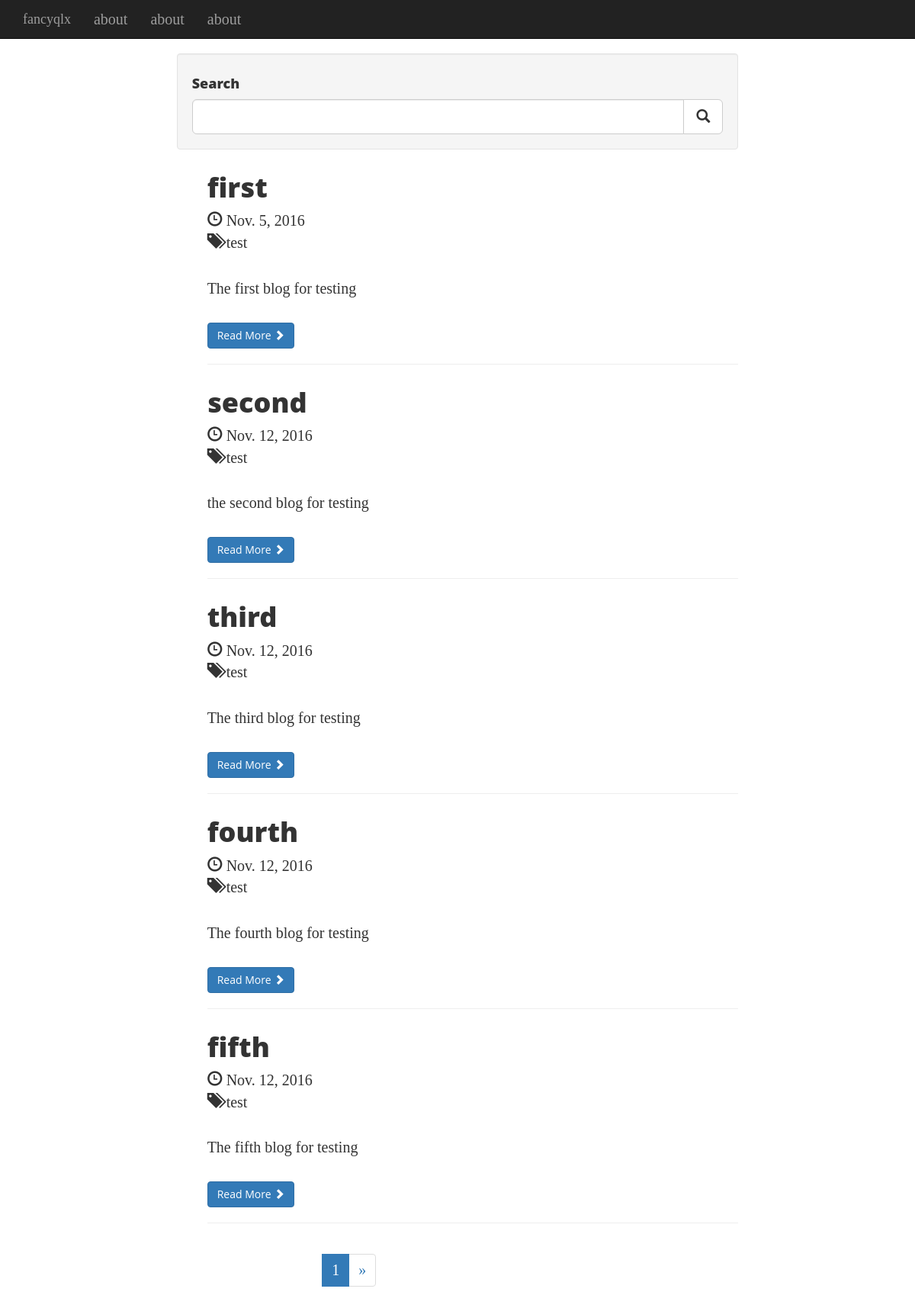
/blog/blog/category/test/, run on the app's committed database.
### blog/models.py (models this page shows, shortened)
class Blog(models.Model):
    title = models.CharField(max_length=100, unique=True)
    slug = models.SlugField(max_length=100, unique=True)
    body = models.TextField()
    posted = models.DateField(db_index=True, auto_now_add=True)
    category = models.ForeignKey(Category)
    def get_absolute_url(self):
        return reverse('blog:view_blog_post', args=(self.slug,))

class Category(models.Model):
    title = models.CharField(max_length=100, db_index=True)
    slug = models.SlugField(max_length=100, db_index=True)
    def __str__(self):
        return self.title

### blog/views.py (the view)
# urls.py: url(r'^blog/category/(?P<slug>[^\.]+)/$', views.view_category, name='view_blog_category'),
def view_category(request, slug):
    category = get_object_or_404(Category, slug=slug)
    posts_list = Blog.objects.filter(category=category)[:]
    paginator = Paginator(posts_list, 5)
    page = request.GET.get('page')
    try:
        posts = paginator.page(page)
    except PageNotAnInteger:
        posts = paginator.page(1)
    except EmptyPage:
        posts = paginator.page(paginator.num_pages)
    context = {'category': category,
               'posts': posts,
               'range': range(posts.number+1, posts.paginator.num_pages)[:5]}
    return render(request, 'blog/view_category.html', context)

### blog/templates/blog/view_category.html (shortened to what this page needs)
{% extends 'blog/base.html' %}
{% block content %}
    <div class="col-lg-10 col-lg-offset-1">
        <div class="well">
                    <h4>Search</h4>
                    <div class="input-group input-group-lg">
                        <input type="text" class="form-control">
                        <span class="input-group-btn">
                            <button class="btn btn-default" type="button">
                                <span class="glyphicon glyphicon-search"></span>
                            </button>
                        </span>
                    </div>
        </div>
        {% if posts %}
                <ul>
                {% for post in posts %}
                    <div class="post-preview">
                            <a href="{{ post.get_absolute_url }}">
                            <h2 class="post-title">{{ post.title }}</h2>
                        </a>
                        <a class="pure-button" href="#">
                        <span class="glyphicon glyphicon-time"></span> {{ post.posted }}
                        </a>
                        <br>
                        <div class="pure-button">
                        <span class="glyphicon glyphicon-tags"></span>
                        {{ post.category }}
                        </div>
                        <div class="post-subtitle">
                            <p>
                            {{ post.body }}
                            </p>
                        </div>
                    </div>
                    <a class="btn btn-primary" href="{{ post.get_absolute_url }}">Read More <span class="glyphicon glyphicon-chevron-right"></span></a>
                    <hr>
                {% endfor %}
                </ul>
        {% else %}
            <p>There are no posts.</p>
        {% endif %}
            <div class = "row">
            <div class = "col-lg-6 col-lg-offset-3">
            <nav aria-label="Page navigation">
              <ul class="pagination">
                <li class="page-item active"><a class="page-link" href="?page={{ posts.number }}">{{ posts.number }}</a></li>
                <li class="page-item">
                    {% if posts.has_next %}
                        <a class="page-link" href="?page={{ posts.next_page_number }}" aria-label="Next">
                        <span aria-hidden="true">&raquo;</span>
                        </a>
                    {% endif %}
                </li>
              </ul>
            </nav>
            </div>
            </div>
    </div>
{% endblock %}

### blog/templates/blog/base.html (shortened to what this page needs)
<!DOCTYPE html>
<html class= "full" lang="en">
<head>
    {% load static %}
    <link href="{% static 'bootstrap/css/bootstrap.min.css' %}" rel="stylesheet">
     <link href="{% static 'blog/css/blog-home.css' %}" rel="stylesheet">
</head>
<body>
    <nav class="navbar navbar-inverse navbar-fixed-top" role="navigation">
        <div class="container">
            <div class="navbar-header">
                <a class="navbar-brand" href="{% url 'blog:index'%}">fancyqlx</a>
            </div>
            <div class="collapse navbar-collapse" id="bs-example-navbar-collapse-1">
                <ul class="nav navbar-nav">
                    <li>
                        <a href="#">about</a>
                    </li>
                    <li>
                        <a href="#">about</a>
                    </li>
                    <li>
                        <a href="#">about</a>
                    </li>
                </ul>
            </div>
        </div>
    </nav>
    <div class="container">
        <div class="col-lg-10 col-lg-offset-1 col-md-10 col-md-offset-1">
        {% block content %}
        {% endblock %}
        </div>
    </div>
</body>
</html>

### blog/static/blog/css/blog-home.css (style rules this page uses)
body { font-family: 'Lora', 'Times New Roman', serif; font-size: 20px; color: #333333; }
.full { background: url(../images/background.jpg) no-repeat center center fixed; -webkit-background-size: cover; -moz-background-size: cover; background-size: cover; -o-background-size: cover; }
p { line-height: 1.5; margin: 30px 0; }
h1, h2, h3, h4, h5, h6 { font-family: 'Open Sans', 'Helvetica Neue', Helvetica, Arial, sans-serif; font-weight: 800; }
a { color: #333333; }
.post-preview > a { color: #333333; }
.post-preview > a > .post-title { font-size: 30px; margin-top: 30px; margin-bottom: 10px; }
@media only screen and (min-width: 768px) { .post-preview > a > .post-title { font-size: 36px; } }
.btn { font-family: 'Open Sans', 'Helvetica Neue', Helvetica, Arial, sans-serif; }
body { -webkit-tap-highlight-color: #0085A1; }

### blog/templates/blog/base.html (style rules this page uses)
body { padding-top: 70px; }

### data on the page
Blog: title "first", posted "Nov. 5, 2016", category "test", body "The first blog for testing"
Blog: title "second", posted "Nov. 12, 2016", category "test", body "the second blog for testing"
Blog: title "third", posted "Nov. 12, 2016", category "test", body "The third blog for testing"
Blog: title "fourth", posted "Nov. 12, 2016", category "test", body "The fourth blog for testing"
Blog: title "fifth", posted "Nov. 12, 2016", category "test", body "The fifth blog for testing"

### other printed values
{{ posts.number }} "1"
